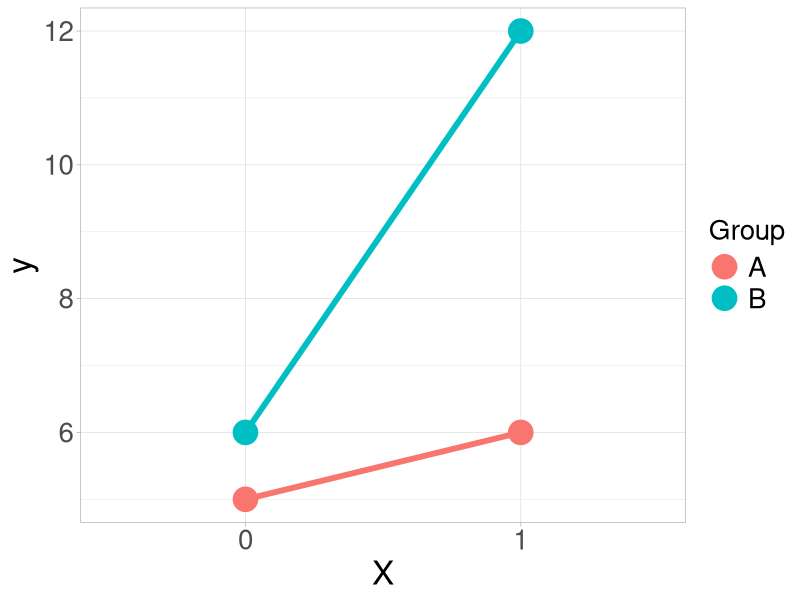
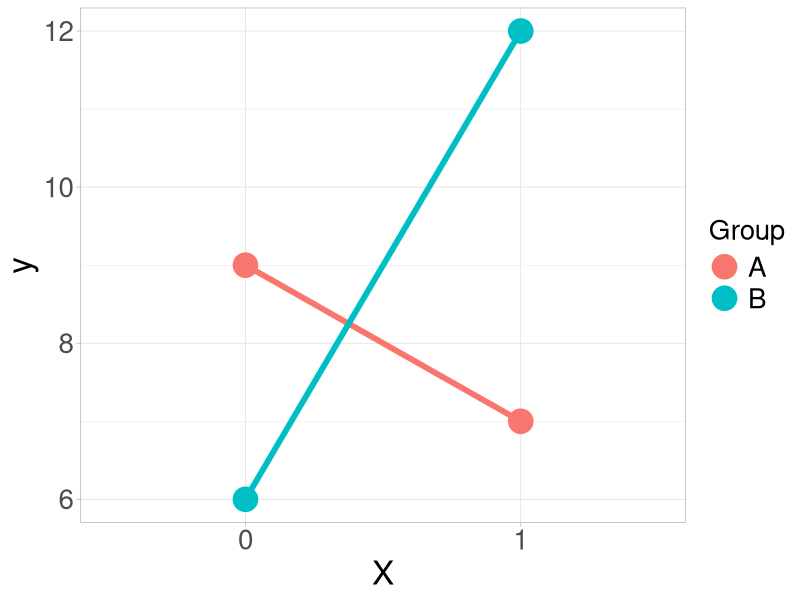

The R script that drew these images, in order:
## ---- chunk 1

## ---- chunk 2
library(tidyverse)
## ---- chunk 3
tibble(X = factor(c(0, 0, 1, 1)),
       Group = factor(c("A", "B", "A", "B")),
       y = c(5, 6, 6, 12)) %>%
  ggplot(aes(X, y, color = Group, group = Group)) +
  geom_line(lwd = 2) +
  geom_point(size = 8) +
  theme_light() +
  theme(axis.text.x = element_text(size = 20),
        axis.text.y = element_text(size = 20),
        axis.title.x = element_text(size = 24),
        axis.title.y = element_text(size = 24),
        legend.text = element_text(size = 20),
        legend.title = element_text(size = 20))
## ---- chunk 4
tibble(X = factor(c(0, 0, 1, 1)),
       Group = factor(c("A", "B", "A", "B")),
       y = c(9, 6, 7, 12)) %>%
  ggplot(aes(X, y, color = Group, group = Group)) +
  geom_line(lwd = 2) +
  geom_point(size = 8) +
  theme_light() +
  theme(axis.text.x = element_text(size = 20),
        axis.text.y = element_text(size = 20),
        axis.title.x = element_text(size = 24),
        axis.title.y = element_text(size = 24),
        legend.text = element_text(size = 20),
        legend.title = element_text(size = 20))
